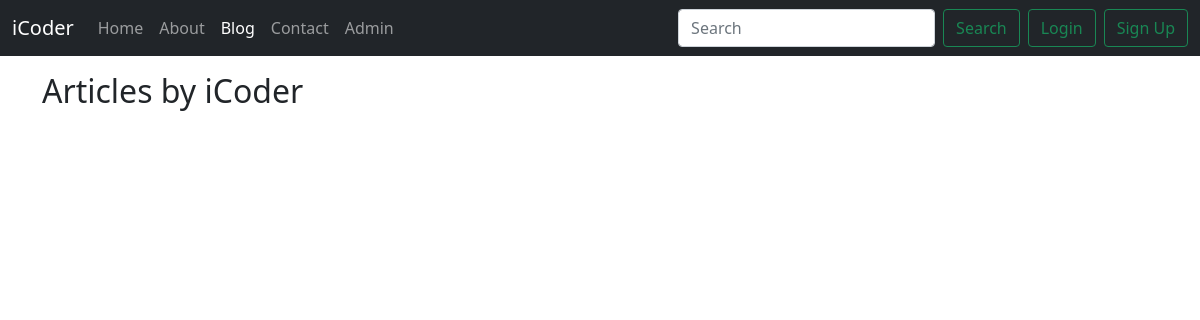
Page /blog/ on the earlier database version.
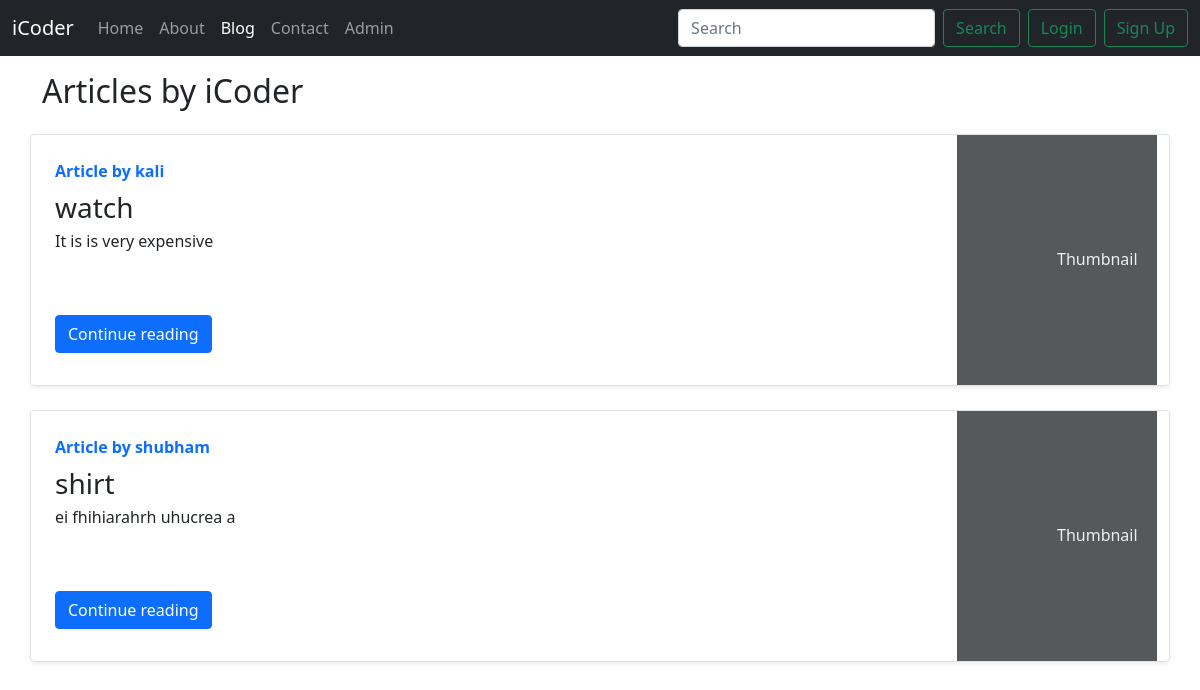
Same page on the later database version.
### blog/models.py (models this page shows, shortened)
class Post(models.Model):
    sno=models.AutoField(primary_key=True)
    title=models.CharField(max_length=255)
    author=models.CharField(max_length=20)
    slug=models.CharField(max_length=130)
    timeStamp=models.DateTimeField(blank=True)
    content=models.TextField()

### blog/views.py (the view)
# urls.py: path('', views.blogHome, name="bloghome"),
def blogHome(request):
    allPosts= Post.objects.all()
    context={'allPosts': allPosts}
    return render(request, "blog/blogHome.html", context)

### templates/blog/blogHome.html (shortened to what this page needs)
{% extends 'base.html' %}
{% block blogActive %}active{% endblock blogActive %}
{% block body %}
<div class="container my-3">
    <h2>Articles by iCoder</h2>
    {% for post in allPosts  %}
    <div class="row no-gutters border rounded overflow-hidden flex-md-row mb-4 shadow-sm h-md-250 my-4 position-relative">
        <div class="col p-4 d-flex flex-column position-static">
            <strong class="d-inline-block mb-2 text-primary">Article  by {{post.author}}</strong>
            <h3 class="mb-0">{{post.title}}</h3>
            <p class="card-text mb-auto">{{post.content| truncatechars:500}}</p>
            <div class="my-2">
            	<a href="/blog/{{post.slug}}" role="button" class="btn btn-primary">Continue reading</a>
            </div>
        </div>
        <div class="col-auto d-none d-lg-block">
            <svg class="bd-placeholder-img" width="200" height="250" xmlns="http://www.w3.org/2000/svg" preserveAspectRatio="xMidYMid slice" focusable="false" role="img" aria-label="Placeholder: Thumbnail">
                <rect width="100%" height="100%" fill="#55595c"></rect><text x="50%" y="50%" fill="#eceeef" dy=".3em">Thumbnail</text>
            </svg>
        </div>
        </div>
        {% endfor %}
    </div>
{% endblock body %}

### templates/base.html (shortened to what this page needs)
<!doctype html>
<html lang="en">
<head>
    <link href="https://cdn.jsdelivr.net/npm/bootstrap@5.1.3/dist/css/bootstrap.min.css" rel="stylesheet"
>
</head>
<body>
    <nav class="navbar navbar-expand-lg navbar-dark bg-dark">
        <div class="container-fluid">
            <a class="navbar-brand" href="/">iCoder</a>
            <div class="collapse navbar-collapse" id="navbarSupportedContent">
                <ul class="navbar-nav me-auto mb-2 mb-lg-0">
                    <li class="nav-item">
                        <a class="nav-link {% block homeActive %}{% endblock homeActive %}" aria-current="page"
                            href="/">Home</a>
                    </li>
                    <li class="nav-item">
                        <a class="nav-link {% block aboutActive %}{% endblock aboutActive %}" aria-current="page"
                            href="/about">About</a>
                    </li>
                    <li class="nav-item">
                        <a class="nav-link {% block blogActive %}{% endblock blogActive %}" aria-current="page"
                            href="/blog">Blog</a>
                    </li>
                    <li class="nav-item">
                        <a class="nav-link {% block contactActive %}{% endblock contactActive %}" aria-current="page"
                            href="/contact">Contact</a>
                    </li>
                    <li class="nav-item">
                        <a class="nav-link" aria-current="page" href="/admin/">Admin</a>
                    </li>
                </ul>
                <form class="d-flex" method="get" action="/search">
                    <input class="form-control me-2" type="search" placeholder="Search" aria-label="Search" name="query"
                        id="query">
                    <button class="btn btn-outline-success" type="submit">Search</button>
                </form>
                {% if user.is_authenticated %}
                <ul class="navbar-nav mx-2">
                    <li>
                        <div class="btn-group dropstart">
                            <button type="button" class="btn btn-secondary dropdown-toggle" data-bs-toggle="dropdown"
                                aria-expanded="false">
                                {{request.user}}
                            </button>
                            <ul class="dropdown-menu">
                                <li><a class="dropdown-item" href="#">Menu item</a></li>
                                <li><a class="dropdown-item" href="#">Menu item</a></li>
                                <li><a class="dropdown-item" href="#">Menu item</a></li>
                                <li>
                                    <hr class="dropdown-divider">
                                </li>
                                <li><a class="dropdown-item" href="/logout/">Logout</a></li>
                            </ul>
                        </div>
                    </li>
                </ul>
            </div>
            {% else %}
            <button type="button" class="btn btn-outline-success mx-2" data-bs-toggle="modal"
                data-bs-target="#loginModal">
                Login
            </button>
            <button type="button" class="btn btn-outline-success" data-bs-toggle="modal" data-bs-target="#signupModal">
                Sign Up
            </button>
            {% endif %}
        </div>
    </nav>
    {% block body %}
    {% endblock body %}
</body>
</html>

Differences in the rows shown:
added Post: author "kali", title "watch", content "It is is very expensive"
added Post: author "shubham", title "shirt", content "ei fhihiarahrh uhucrea a"
